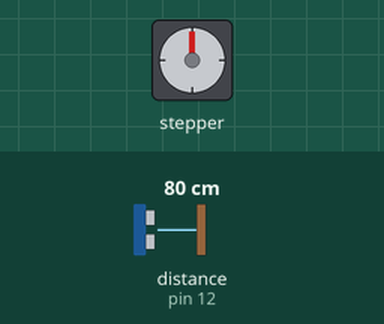
The sketch below on a simulated Arduino Uno, built with avr-gcc and run on an emulated ATmega328P. Parts: stepper motor. The inputs (shaded band) are chosen by the test bench; at power-on: distance to the obstacle (sensor on pin 12) 80 cm. The echo pulse lasts 58.3 µs per cm; stepper angles assume 2048 steps per turn.

Above: at 1.2 s.
1.3 s: distance to the obstacle (sensor on pin 12) set to 15 cm
2.8 s: distance to the obstacle (sensor on pin 12) set to 11 cm
At 3.29 s:
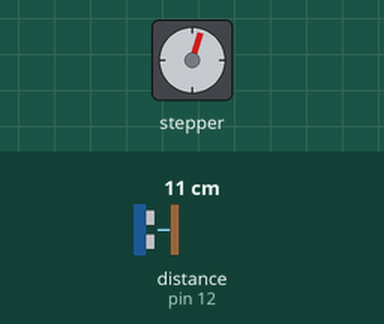
At 6.5 s:
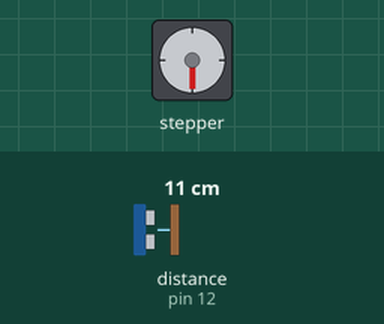
Timing chart, 0 to 14.8 s (numbered marks = the images above; inputs shaded):
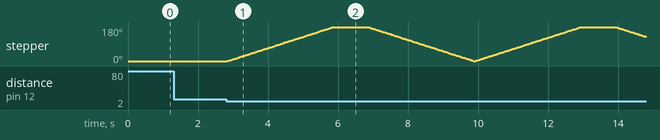

The sketch:

doorLock.ino
```cpp
//Julian Gardner, Abyel Romero
//Final Project - CSCI 4287
//Edited 2020-04-26

//Requires HC-SR04 library - find at www.elegoo.com
#include "SR04.h"
//Also requires Stepper library - find at www.elegoo.com and find documentation at http://www.arduino.cc/en/Reference/Stepper
#include <Stepper.h>

//Function prototypes
void lock();
void unlock();

//Pin constants
const int trigPin = 12;
const int echoPin = 11;
const int motor1N1Pin = 7;
const int motor1N2Pin = 6;
const int motor1N3Pin = 5;
const int motor1N4Pin = 4;

//Other constants
const int unlockDistance = 13; //Maximum distance, in cm, to unlock door
const int motorRPM = 10; //RPM of the stepper motor
const int stepsPerRevolution = 2048; //Number of steps per revolution
const int stepsNeeded = 1024; //Number of steps to lock/unlock door - PLEASE CHANGE THIS DURING TESTING
const int delayamt = 1000; //Delay between unlocking and locking

//Objects
SR04 sensorObject = SR04(echoPin, trigPin);
Stepper stepperObject(stepsPerRevolution, motor1N1Pin, motor1N3Pin, motor1N2Pin, motor1N4Pin);

//Global variables
long distance;

void setup() {
  // put your setup code here, to run once:
  Serial.begin(9600); //for testing
  stepperObject.setSpeed(motorRPM);
}

void loop() {
  // put your main code here, to run repeatedly:
  distance = sensorObject.Distance();
  if (distance < unlockDistance)
  {
    unlock();
    delay(delayamt); //wait for the user to get in the door and close it
    lock();
  }
}

void unlock()
{
  stepperObject.step(stepsNeeded);
}

void lock()
{
  stepperObject.step(-stepsNeeded);
}
```

Measured:
- the behaviour switches between 13 and 12 cm on distance to the obstacle (sensor on pin 12) (found by bisection; images 0 and 1)
- after the input at 1.3 s, every drawn part: stays the same
- after the input at 2.8 s, stepper: turns 180° clockwise in 3.0 s, then 180° counter-clockwise in 3.0 s, then 180° clockwise in 3.0 s, then 52° counter-clockwise in 0.85 s
